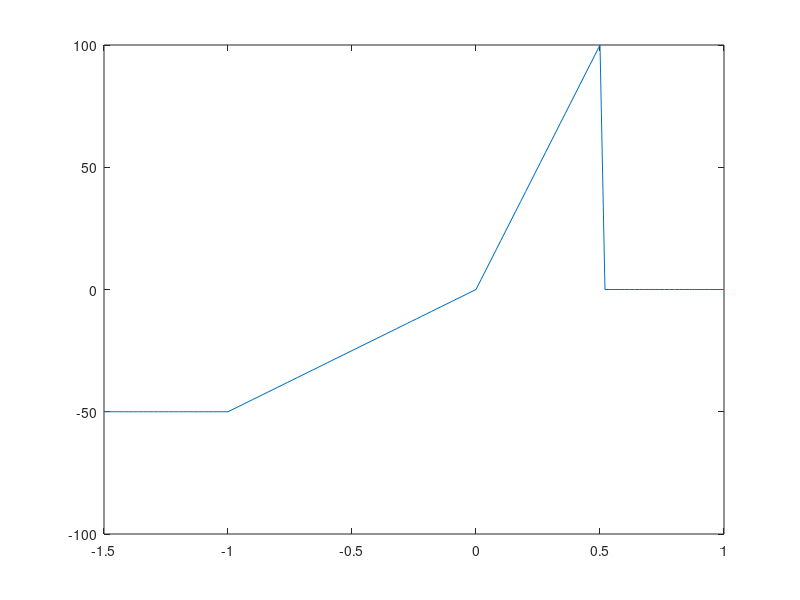

MATLAB code for this plot: (Note: this script raises an error after producing the figure.)

function resultBoolean = gaussIntegrationTest()

  point_nums_to_test = [ 1:10 ]
  int_values = zeros( size(point_nums_to_test) ) ;

  a = -1.5 ;  b =  1 ;
  analyInt = -50*.5 + -50*1*-5 + 100*.5*.5 

  xs = -1.5:.02:1;
  ys = 0;

  for i=1:length(xs)
    ys(i) = fun_to_integrate(xs(i));
  end

  plot( xs, ys )

  for j=1:length( point_nums_to_test)
    [xIntPoints, wIntPoints] = GaussPointsAndWeights ( point_nums_to_test(j) ) ;

    for k=1:length(xIntPoints)
      int_values(j) = int_values(j) + ...
                      wIntPoints(k) * fun_to_integrate( (b-a)/2 * xIntPoints(k) + (a+b)/2 ) * ( (b-a) /2 ) ;
    end
  end

  figure
  plot(point_nums_to_test, int_values)

resultBoolean = true
function y = fun_to_integrate( x )

  if x > 0.5
    y = 0 ;
  elseif x>0,
    y = 200 * x ;
  elseif x>-1,
    y = 50 * x ;
  else
    y = -50 ;
  end
